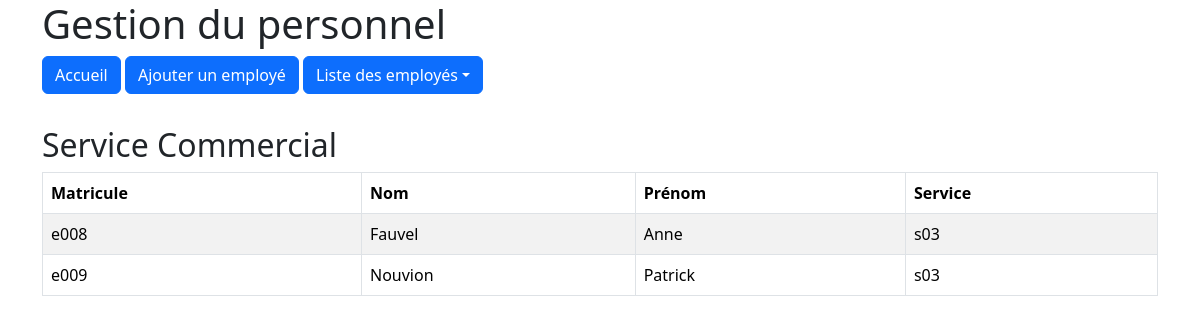
The page /empsce/index.php?service=s03&page=listeEmployes on the database its author committed.
### tables this page shows
CREATE TABLE `service` (
  `sce_code` char(3) NOT NULL,
  `sce_designation` varchar(50) DEFAULT NULL
);

CREATE TABLE `employe` (
  `emp_matricule` char(4) NOT NULL,
  `emp_nom` varchar(50) DEFAULT NULL,
  `emp_prenom` varchar(50) DEFAULT NULL,
  `emp_service` char(3) DEFAULT NULL
);

### empsce/controleurs/C_consulterEmployes.php (called while the page is built, shortened)
<?php
require_once "modeles/M_service.php";
require_once "modeles/M_employe.php";
class C_consulterEmployes
{
    private $data;
    private $modeleEmploye;
    private $modeleService;
    public function __construct()
    {
        $this->data = array();
        $this->modeleService= new M_service();
        $this->modeleEmploye = new M_employe();
    }
    public function action_listeEmployes($codeService)
    {
        if ($codeService=="all")
        {
            $this->data['leService']=null;
            $this->data['lesEmployes'] = $this->modeleEmploye->GetListe();
        }
        else
        {
            $this->data['leService']=$this->modeleService->GetService($codeService);
            $this->data['lesEmployes'] = $this->modeleEmploye->GetListeService($codeService);
        }
        require_once "vues/v_listeEmployes.php";
    }
}
?>

### empsce/metiers/Service.php (called while the page is built, shortened)
<?php
    class Service
    {
        private  $sce_designation;
        public function __construct($code,$designation)
        {
            $this->sce_designation=$designation;
        }
        public function GetDesignation()
        {
            return $this->sce_designation;
        }
    }
?>

### empsce/modeles/M_generique.php (called while the page is built, shortened)
<?php
    class M_generique
    {
        private $cnx;
        public function GetCnx()
        {
            return $this->cnx;
        }
        public function Connexion()
        {
            $this->cnx=mysqli_connect("127.0.0.1","root","","empsce1");
            mysqli_set_charset($this->cnx,"utf8");
        }
    }
?>

### empsce/modeles/M_service.php (called while the page is built, shortened)
<?php
    require_once"M_generique.php";
    require_once"metiers/Service.php";
    class M_service extends M_generique
    {
        public function GetService($code)
        {
            $resultat=null;
            $req="select * from service where sce_code ='".$code."'";
            $res=mysqli_query($this->GetCnx(),$req);
            $ligne=mysqli_fetch_assoc($res);
            while ($ligne)
            {
                $sce=new Service($ligne["sce_code"],$ligne["sce_designation"]);
                $resultat[]=$sce;
                $ligne = mysqli_fetch_assoc($res);
            }
            return $resultat;
        }
    }
?>

### empsce/metiers/Employe.php (called while the page is built)
<?php
    class Employe
    {
        private  $emp_matricule;
        private  $emp_nom;
        private  $emp_prenom;
        private  $emp_service;
        public function __construct($matricule,$nom,$prenom,$service)
        {
            $this->emp_matricule=$matricule;
            $this->emp_nom=$nom;
            $this->emp_prenom=$prenom;
            $this->emp_service=$service;
        }
        public function GetMatricule()
        {
            return $this->emp_matricule;
        }
        public function GetNom()
        {
             return $this->emp_nom;
        }
        public function GetPrenom()
        {
             return $this->emp_prenom;
        }
        public function GetService()
        {
             return $this->emp_service;
        }
    }
?>

### empsce/modeles/M_employe.php (called while the page is built, shortened)
<?php
    require_once"M_generique.php";
    require_once"metiers/Employe.php";
    class M_employe extends M_generique
    {
        public function GetListeService($code)
        {
            $resultat=array();
            $req="select * from employe where emp_service ='".$code."'";
            $res=mysqli_query($this->GetCnx(),$req);
            $ligne=mysqli_fetch_assoc($res);
            while ($ligne)
            {
                $employe=new Employe($ligne["emp_matricule"],$ligne["emp_nom"],$ligne["emp_prenom"],$ligne["emp_service"]);
                $resultat[]=$employe;
                $ligne=mysqli_fetch_assoc($res);
            }
            return $resultat;
        }
    }
?>

### empsce/vues/v_listeEmployes.php (the view, shortened to what this page needs)
<?php include_once ('v_entete.php');?>
<div class="container">
<?php
    if (is_null($this->data['leService']))
    {
        echo '<h2>Tous les services</h2>';
    }
    else
    {
        echo '<h2>Service '.$this->data['leService'][0]->GetDesignation().'</h2>';
    }
?>
<table class="table table-striped table-bordered">
    <thead>
        <tr>
            <th>Matricule</th>
            <th>Nom</th>
            <th>Prénom</th>
            <th>Service</th>
        </tr>
    </thead>
<tbody>
<?php
    foreach ($this->data['lesEmployes'] as $unEmploye)
    {
        echo '<tr>';
        echo '<td>' . $unEmploye->GetMatricule() . '</td>';
        echo '<td>' . $unEmploye->GetNom() . '</td>';
        echo '<td>' . $unEmploye->GetPrenom() . '</td>';
        echo '<td>' . $unEmploye->GetService() . '</td>';
        echo '</tr>';
    }
?>
</body>
<?php include_once ('v_piedPage.php'); ?>

### rows shown on the page
service: sce_designation "Commercial"
employe: emp_matricule "e008", emp_nom "Fauvel", emp_prenom "Anne", emp_service "s03"
employe: emp_matricule "e009", emp_nom "Nouvion", emp_prenom "Patrick", emp_service "s03"
